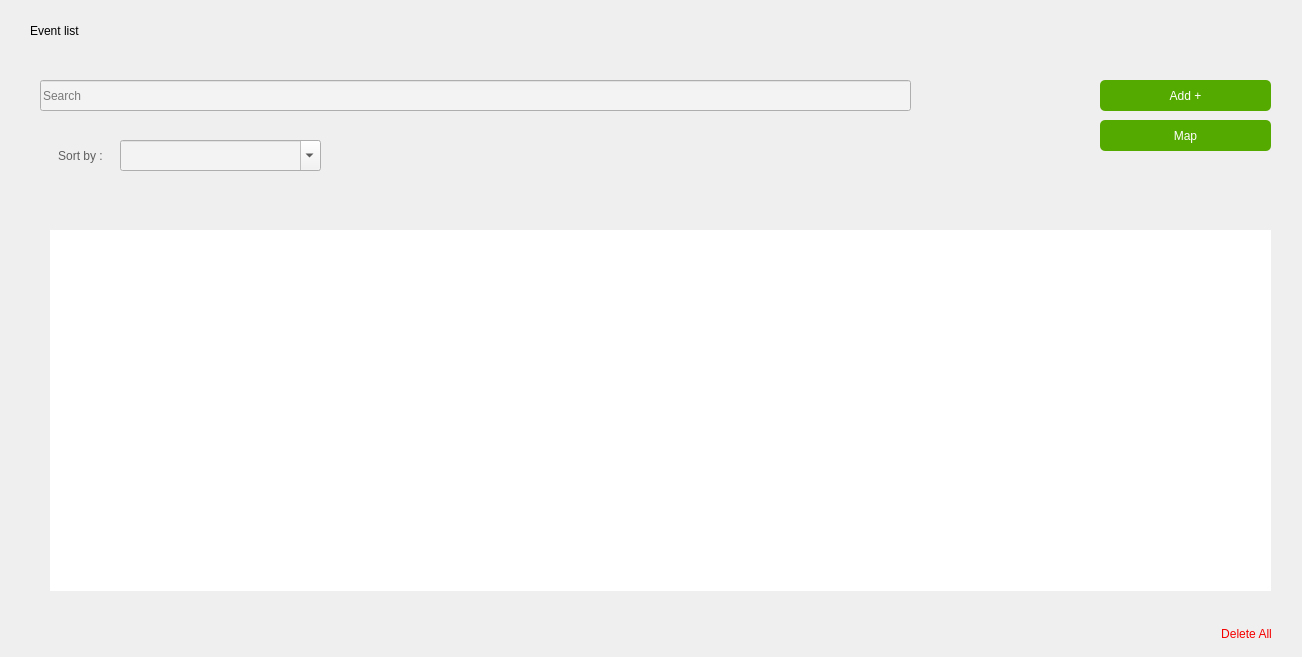
      <widget class="QWidget" name="tabevent">
       <widget class="QComboBox" name="sort_event">
        <property name="geometry">
         <rect>
          <x>120</x>
          <y>140</y>
          <width>201</width>
          <height>31</height>
         </rect>
        </property>
        <property name="styleSheet">
         <string notr="true">background-color: rgb(243, 243, 243);</string>
        </property>
        <property name="editable">
         <bool>true</bool>
        </property>
        <item>
         <property name="text">
          <string/>
         </property>
        </item>
        <item>
         <property name="text">
          <string>id</string>
         </property>
        </item>
        <item>
         <property name="text">
          <string>nom</string>
         </property>
        </item>
        <item>
         <property name="text">
          <string>age</string>
         </property>
        </item>
        <item>
         <property name="text">
          <string>lieu</string>
         </property>
        </item>
        <item>
         <property name="text">
          <string>date</string>
         </property>
        </item>
        <item>
         <property name="text">
          <string>dure</string>
         </property>
        </item>
        <item>
         <property name="text">
          <string>type</string>
         </property>
        </item>
        <item>
         <property name="text">
          <string>prix</string>
         </property>
        </item>
       </widget>
       <widget class="QPushButton" name="sort_button_event">
        <property name="geometry">
         <rect>
          <x>50</x>
          <y>140</y>
          <width>61</width>
          <height>31</height>
         </rect>
        </property>
        <property name="styleSheet">
         <string notr="true">color: rgb(95, 95, 95);</string>
        </property>
        <property name="text">
         <string>Sort by :</string>
        </property>
        <property name="flat">
         <bool>true</bool>
        </property>
       </widget>
       <widget class="QPushButton" name="pdf_event">
        <property name="geometry">
         <rect>
          <x>350</x>
          <y>140</y>
          <width>31</width>
          <height>31</height>
         </rect>
        </property>
        <property name="text">
         <string/>
        </property>
        <property name="icon">
         <iconset resource="assets.qrc">
          <normaloff>:/img/img/pdf.png</normaloff>:/img/img/pdf.png</iconset>
        </property>
        <property name="iconSize">
         <size>
          <width>33</width>
          <height>33</height>
         </size>
        </property>
        <property name="flat">
         <bool>true</bool>
        </property>
       </widget>
       <widget class="QLineEdit" name="search_event">
        <property name="geometry">
         <rect>
          <x>40</x>
          <y>80</y>
          <width>871</width>
          <height>31</height>
         </rect>
        </property>
        <property name="styleSheet">
         <string notr="true">background-color: rgb(243, 243, 243);</string>
        </property>
        <property name="text">
         <string/>
        </property>
        <property name="placeholderText">
         <string>Search</string>
        </property>
       </widget>
       <widget class="QPushButton" name="stat_event">
        <property name="geometry">
         <rect>
          <x>400</x>
          <y>140</y>
          <width>31</width>
          <height>31</height>
         </rect>
        </property>
        <property name="text">
         <string/>
        </property>
        <property name="icon">
         <iconset resource="assets.qrc">
          <normaloff>:/img/img/stat.png</normaloff>:/img/img/stat.png</iconset>
        </property>
        <property name="iconSize">
         <size>
          <width>27</width>
          <height>27</height>
         </size>
        </property>
        <property name="flat">
         <bool>true</bool>
        </property>
       </widget>
       <widget class="QTableView" name="tableView_event">
        <property name="geometry">
         <rect>
          <x>50</x>
          <y>230</y>
          <width>1221</width>
          <height>361</height>
         </rect>
        </property>
        <property name="styleSheet">
         <string notr="true">
QTableView {
    color: black;
    font: 14px;
border: none;
}

QHeaderView{
	background-color:#F1F6FE;
border-bottom: 2px solid;
border-bottom-color: #437FF7;
color: #437FF7;
 height: 50px;
    font: 18px;

}
QHeaderView::vertical{
display:none;
}
QTableView::item{
    border:none;
}
QTableView::item:focus{
    background-color: #F1F6FE;
	color :#437FF7;

	border-color: rgb(255, 255, 255);
}
QScrollBar:vertical {
    background-color: #FFF;
	border: none;
}
 QScrollBar::handle:vertical {
    background-color: #F1F6FE;
border-radius:10px;

 }
QScrollBar:horizontal {
   background-color: #FFF;
	border: none;
}
 QScrollBar::handle:horizontal {
       background-color: #F1F6FE;
border-radius:10px;
 }</string>
        </property>
        <property name="frameShape">
         <enum>QFrame::NoFrame</enum>
        </property>
        <property name="frameShadow">
         <enum>QFrame::Plain</enum>
        </property>
        <property name="lineWidth">
         <number>1</number>
        </property>
        <property name="autoScrollMargin">
         <number>15</number>
        </property>
        <property name="alternatingRowColors">
         <bool>true</bool>
        </property>
        <property name="showGrid">
         <bool>false</bool>
        </property>
        <property name="gridStyle">
         <enum>Qt::SolidLine</enum>
        </property>
        <property name="sortingEnabled">
         <bool>false</bool>
        </property>
        <attribute name="horizontalHeaderVisible">
         <bool>false</bool>
        </attribute>
        <attribute name="horizontalHeaderCascadingSectionResizes">
         <bool>true</bool>
        </attribute>
        <attribute name="horizontalHeaderMinimumSectionSize">
         <number>34</number>
        </attribute>
        <attribute name="horizontalHeaderDefaultSectionSize">
         <number>110</number>
        </attribute>
        <attribute name="horizontalHeaderHighlightSections">
         <bool>true</bool>
        </attribute>
        <attribute name="horizontalHeaderShowSortIndicator" stdset="0">
         <bool>true</bool>
        </attribute>
        <attribute name="verticalHeaderVisible">
         <bool>false</bool>
        </attribute>
        <attribute name="verticalHeaderMinimumSectionSize">
         <number>45</number>
        </attribute>
        <attribute name="verticalHeaderDefaultSectionSize">
         <number>55</number>
        </attribute>
        <attribute name="verticalHeaderHighlightSections">
         <bool>false</bool>
        </attribute>
       </widget>
       <widget class="QPushButton" name="map_event">
        <property name="geometry">
         <rect>
          <x>1100</x>
          <y>120</y>
          <width>171</width>
          <height>31</height>
         </rect>
        </property>
        <property name="styleSheet">
         <string notr="true">background-color: rgb(85, 170, 0);
font: 9pt &quot;MS Shell Dlg 2&quot;;
color: rgb(255, 255, 255);
border-radius: 5px;</string>
        </property>
        <property name="text">
         <string>Map</string>
        </property>
       </widget>
       <widget class="QPushButton" name="ajouter_event">
        <property name="geometry">
         <rect>
          <x>1100</x>
          <y>80</y>
          <width>171</width>
          <height>31</height>
         </rect>
        </property>
        <property name="styleSheet">
         <string notr="true">background-color: rgb(85, 170, 0);
font: 9pt &quot;MS Shell Dlg 2&quot;;
color: rgb(255, 255, 255);
border-radius: 5px;</string>
        </property>
        <property name="text">
         <string>Add +</string>
        </property>
       </widget>
       <widget class="QLabel" name="label_91">
        <property name="geometry">
         <rect>
          <x>30</x>
          <y>10</y>
          <width>151</width>
          <height>41</height>
         </rect>
        </property>
        <property name="styleSheet">
         <string notr="true">font: 15pt &quot;Poppins&quot;;</string>
        </property>
        <property name="text">
         <string>Event list</string>
        </property>
       </widget>
       <widget class="QPushButton" name="search_button_event">
        <property name="geometry">
         <rect>
          <x>880</x>
          <y>80</y>
          <width>31</width>
          <height>31</height>
         </rect>
        </property>
        <property name="styleSheet">
         <string notr="true">color: rgb(255, 255, 255);
background-color: rgb(67, 127, 247);</string>
        </property>
        <property name="text">
         <string/>
        </property>
        <property name="icon">
         <iconset resource="assets.qrc">
          <normaloff>:/img/img/ic_search.png</normaloff>:/img/img/ic_search.png</iconset>
        </property>
        <property name="iconSize">
         <size>
          <width>15</width>
          <height>15</height>
         </size>
        </property>
        <property name="flat">
         <bool>true</bool>
        </property>
       </widget>
       <widget class="QPushButton" name="delete_all_event">
        <property name="geometry">
         <rect>
          <x>1200</x>
          <y>620</y>
          <width>93</width>
          <height>28</height>
         </rect>
        </property>
        <property name="styleSheet">
         <string notr="true">font: 10pt &quot;Poppins&quot;;
color: rgb(245, 0, 0);</string>
        </property>
        <property name="text">
         <string>Delete All</string>
        </property>
        <property name="flat">
         <bool>true</bool>
        </property>
       </widget>
      </widget>
